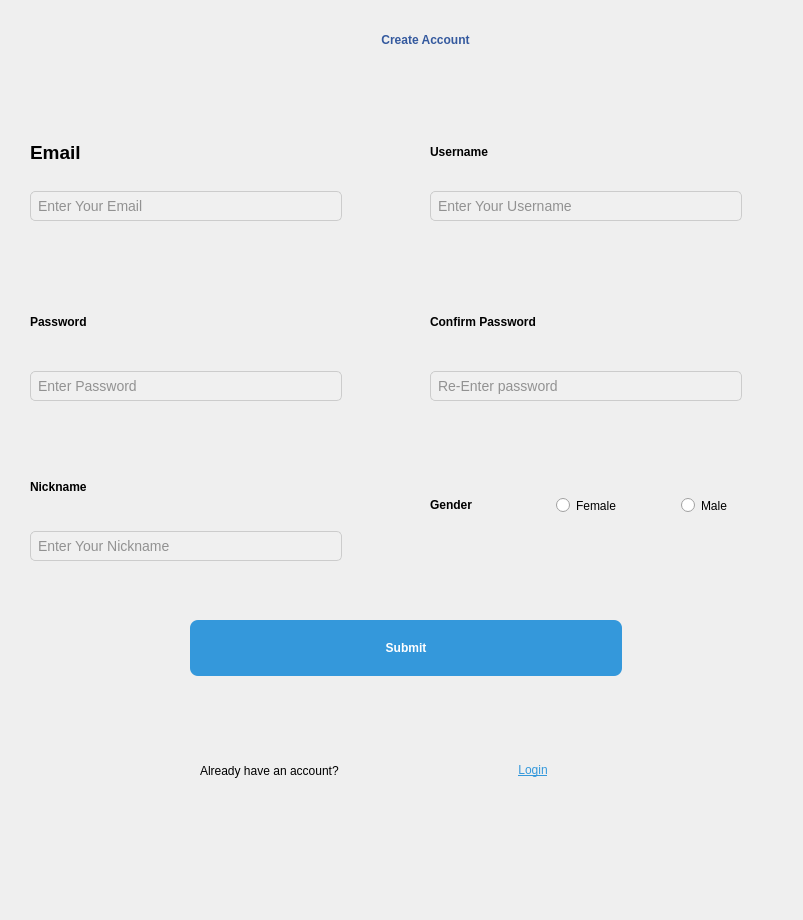
<?xml version="1.0" encoding="UTF-8"?>
<ui version="4.0">
 <class>RegisterationWindow</class>
 <widget class="QDialog" name="RegisterationWindow">
  <property name="geometry">
   <rect>
    <x>0</x>
    <y>0</y>
    <width>803</width>
    <height>920</height>
   </rect>
  </property>
  <property name="windowTitle">
   <string>Dialog</string>
  </property>
  <widget class="QWidget" name="widget" native="true">
   <property name="geometry">
    <rect>
     <x>0</x>
     <y>-10</y>
     <width>921</width>
     <height>951</height>
    </rect>
   </property>
   <property name="styleSheet">
    <string notr="true">QWidget {
    background: qlineargradient(
        x1: 0, y1: 0,
        x2: 1, y2: 1,
        stop: 0 #d5f5e3,
        stop: 1 #d6eaf8
    );
    margin: 0; 
    padding:0;
}
</string>
   </property>
   <widget class="QLabel" name="label">
    <property name="geometry">
     <rect>
      <x>230</x>
      <y>0</y>
      <width>391</width>
      <height>101</height>
     </rect>
    </property>
    <property name="styleSheet">
     <string notr="true">font: 28pt &quot;Sylfaen&quot;;</string>
    </property>
    <property name="text">
     <string>&lt;html&gt;&lt;head/&gt;&lt;body&gt;&lt;p align=&quot;center&quot;&gt;&lt;span style=&quot; font-weight:700; color:#34599e;&quot;&gt;Create Account&lt;/span&gt;&lt;/p&gt;&lt;/body&gt;&lt;/html&gt;</string>
    </property>
   </widget>
   <widget class="QWidget" name="verticalLayoutWidget">
    <property name="geometry">
     <rect>
      <x>30</x>
      <y>130</y>
      <width>381</width>
      <height>101</height>
     </rect>
    </property>
    <layout class="QVBoxLayout" name="verticalLayout">
     <item>
      <widget class="QLabel" name="email_label">
       <property name="styleSheet">
        <string notr="true">font: 20pt &quot;Sylfaen&quot;;
color:black;</string>
       </property>
       <property name="text">
        <string>&lt;html&gt;&lt;head/&gt;&lt;body&gt;&lt;p&gt;&lt;span style=&quot; font-size:14pt; font-weight:700;&quot;&gt;Email&lt;/span&gt;&lt;/p&gt;&lt;/body&gt;&lt;/html&gt;</string>
       </property>
      </widget>
     </item>
     <item>
      <widget class="QLineEdit" name="Email">
       <property name="styleSheet">
        <string notr="true">
QLineEdit {
    min-width: 200px;
    max-width: 300px;
    heigth:55px;
    background-color: #f0f0f0;
    border: 1px solid #ccc;
    border-radius: 5px;
    padding: 5px;
    font-size: 14px;
    color: #333;
}

QLineEdit::placeholder {
    color: #888;
}
</string>
       </property>
       <property name="placeholderText">
        <string>Enter Your Email</string>
       </property>
      </widget>
     </item>
    </layout>
   </widget>
   <widget class="QWidget" name="verticalLayoutWidget_2">
    <property name="geometry">
     <rect>
      <x>430</x>
      <y>130</y>
      <width>381</width>
      <height>101</height>
     </rect>
    </property>
    <layout class="QVBoxLayout" name="verticalLayout_2">
     <item>
      <widget class="QLabel" name="Username_label">
       <property name="styleSheet">
        <string notr="true">font: 14pt &quot;Sylfaen&quot;;
color:black;</string>
       </property>
       <property name="text">
        <string>&lt;html&gt;&lt;head/&gt;&lt;body&gt;&lt;p&gt;&lt;span style=&quot; font-weight:700;&quot;&gt;Username&lt;/span&gt;&lt;/p&gt;&lt;/body&gt;&lt;/html&gt;</string>
       </property>
      </widget>
     </item>
     <item>
      <widget class="QLineEdit" name="Username">
       <property name="styleSheet">
        <string notr="true">
QLineEdit {
    min-width: 200px;
    max-width: 300px;
    heigth:55px;
    background-color: #f0f0f0;
    border: 1px solid #ccc;
    border-radius: 5px;
    padding: 5px;
    font-size: 14px;
    color: #333;
}

QLineEdit::placeholder {
    color: #888;
}
</string>
       </property>
       <property name="placeholderText">
        <string>Enter Your Username</string>
       </property>
      </widget>
     </item>
    </layout>
   </widget>
   <widget class="QWidget" name="verticalLayoutWidget_3">
    <property name="geometry">
     <rect>
      <x>30</x>
      <y>460</y>
      <width>381</width>
      <height>111</height>
     </rect>
    </property>
    <layout class="QVBoxLayout" name="verticalLayout_3">
     <item>
      <widget class="QLabel" name="nickname_label">
       <property name="styleSheet">
        <string notr="true">font: 14pt &quot;Sylfaen&quot;;
color:black;</string>
       </property>
       <property name="text">
        <string>&lt;html&gt;&lt;head/&gt;&lt;body&gt;&lt;p&gt;&lt;span style=&quot; font-weight:700;&quot;&gt;Nickname&lt;/span&gt;&lt;/p&gt;&lt;/body&gt;&lt;/html&gt;</string>
       </property>
      </widget>
     </item>
     <item>
      <widget class="QLineEdit" name="nickname">
       <property name="styleSheet">
        <string notr="true">
QLineEdit {
    min-width: 200px;
    max-width: 300px;
    heigth:55px;
    background-color: #f0f0f0;
    border: 1px solid #ccc;
    border-radius: 5px;
    padding: 5px;
    font-size: 14px;
    color: #333;
}

QLineEdit::placeholder {
    color: #888;
}
</string>
       </property>
       <property name="placeholderText">
        <string>Enter Your Nickname</string>
       </property>
      </widget>
     </item>
    </layout>
   </widget>
   <widget class="QWidget" name="verticalLayoutWidget_4">
    <property name="geometry">
     <rect>
      <x>30</x>
      <y>290</y>
      <width>381</width>
      <height>121</height>
     </rect>
    </property>
    <layout class="QVBoxLayout" name="verticalLayout_4">
     <item>
      <widget class="QLabel" name="password_label">
       <property name="styleSheet">
        <string notr="true">font: 14pt &quot;Sylfaen&quot;;
color:black;</string>
       </property>
       <property name="text">
        <string>&lt;html&gt;&lt;head/&gt;&lt;body&gt;&lt;p&gt;&lt;span style=&quot; font-weight:700;&quot;&gt;Password&lt;/span&gt;&lt;/p&gt;&lt;/body&gt;&lt;/html&gt;</string>
       </property>
      </widget>
     </item>
     <item>
      <widget class="QLineEdit" name="password">
       <property name="styleSheet">
        <string notr="true">
QLineEdit {
    min-width: 200px;
    max-width: 300px;
    heigth:55px;
    background-color: #f0f0f0;
    border: 1px solid #ccc;
    border-radius: 5px;
    padding: 5px;
    font-size: 14px;
    color: #333;
}

QLineEdit::placeholder {
    color: #888;
}
</string>
       </property>
       <property name="echoMode">
        <enum>QLineEdit::EchoMode::Password</enum>
       </property>
       <property name="placeholderText">
        <string>Enter Password</string>
       </property>
      </widget>
     </item>
    </layout>
   </widget>
   <widget class="QWidget" name="verticalLayoutWidget_5">
    <property name="geometry">
     <rect>
      <x>430</x>
      <y>290</y>
      <width>381</width>
      <height>121</height>
     </rect>
    </property>
    <layout class="QVBoxLayout" name="verticalLayout_5">
     <item>
      <widget class="QLabel" name="label_3">
       <property name="styleSheet">
        <string notr="true">font: 14pt &quot;Sylfaen&quot;;
color:black;</string>
       </property>
       <property name="text">
        <string>&lt;html&gt;&lt;head/&gt;&lt;body&gt;&lt;p&gt;&lt;span style=&quot; font-weight:700;&quot;&gt;Confirm Password&lt;/span&gt;&lt;/p&gt;&lt;/body&gt;&lt;/html&gt;</string>
       </property>
      </widget>
     </item>
     <item>
      <widget class="QLineEdit" name="confirm_password">
       <property name="styleSheet">
        <string notr="true">
QLineEdit {
    min-width: 200px;
    max-width: 300px;
    heigth:55px;
    background-color: #f0f0f0;
    border: 1px solid #ccc;
    border-radius: 5px;
    padding: 5px;
    font-size: 14px;
    color: #333;
}

QLineEdit::placeholder {
    color: #888;
}
</string>
       </property>
       <property name="echoMode">
        <enum>QLineEdit::EchoMode::Password</enum>
       </property>
       <property name="placeholderText">
        <string>Re-Enter password</string>
       </property>
      </widget>
     </item>
    </layout>
   </widget>
   <widget class="QPushButton" name="Submit">
    <property name="geometry">
     <rect>
      <x>190</x>
      <y>630</y>
      <width>432</width>
      <height>156</height>
     </rect>
    </property>
    <property name="styleSheet">
     <string notr="true">QPushButton {
    background-color: #3498db;
    color: white;
    border-radius: 8px;
    padding: 8px 16px;
    font-weight: bold;
    margin-bottom:100px;
	font: 18pt &quot;NSimSun&quot;;
    min-width: 400px;
    min-height: 40px;
    
}

QPushButton:hover {
    background-color: #2980b9;
}

QPushButton:pressed {
    background-color: #1c5980;
}
</string>
    </property>
    <property name="text">
     <string>Submit</string>
    </property>
   </widget>
   <widget class="QWidget" name="verticalLayoutWidget_6">
    <property name="geometry">
     <rect>
      <x>430</x>
      <y>460</y>
      <width>371</width>
      <height>111</height>
     </rect>
    </property>
    <layout class="QVBoxLayout" name="verticalLayout_6">
     <item>
      <layout class="QHBoxLayout" name="horizontalLayout">
       <item>
        <widget class="QLabel" name="G_male">
         <property name="styleSheet">
          <string notr="true">font: 14pt &quot;Sylfaen&quot;;
color:black;
</string>
         </property>
         <property name="text">
          <string>&lt;html&gt;&lt;head/&gt;&lt;body&gt;&lt;p&gt;&lt;span style=&quot; font-weight:700;&quot;&gt;Gender&lt;/span&gt;&lt;/p&gt;&lt;/body&gt;&lt;/html&gt;</string>
         </property>
        </widget>
       </item>
       <item>
        <widget class="QRadioButton" name="G_female">
         <property name="styleSheet">
          <string notr="true">font: 10pt &quot;Sylfaen&quot;;
color:black;</string>
         </property>
         <property name="text">
          <string>Female</string>
         </property>
        </widget>
       </item>
       <item>
        <widget class="QRadioButton" name="Gender">
         <property name="styleSheet">
          <string notr="true">font: 10pt &quot;Sylfaen&quot;;
color:black;</string>
         </property>
         <property name="text">
          <string>Male</string>
         </property>
        </widget>
       </item>
      </layout>
     </item>
    </layout>
   </widget>
   <widget class="QWidget" name="horizontalLayoutWidget_2">
    <property name="geometry">
     <rect>
      <x>200</x>
      <y>740</y>
      <width>442</width>
      <height>81</height>
     </rect>
    </property>
    <layout class="QHBoxLayout" name="horizontalLayout_2">
     <item>
      <widget class="QLabel" name="label_2">
       <property name="styleSheet">
        <string notr="true">font: 20pt &quot;Sylfaen&quot;;
color:black;</string>
       </property>
       <property name="text">
        <string>Already have an account?       </string>
       </property>
      </widget>
     </item>
     <item>
      <widget class="QPushButton" name="login">
       <property name="styleSheet">
        <string notr="true">font: 18pt &quot;Sylfaen&quot;;
color:#3498db;
border:0;
text-decoration: underline;</string>
       </property>
       <property name="text">
        <string>Login</string>
       </property>
      </widget>
     </item>
    </layout>
   </widget>
  </widget>
 </widget>
 <resources/>
 <connections/>
</ui>
